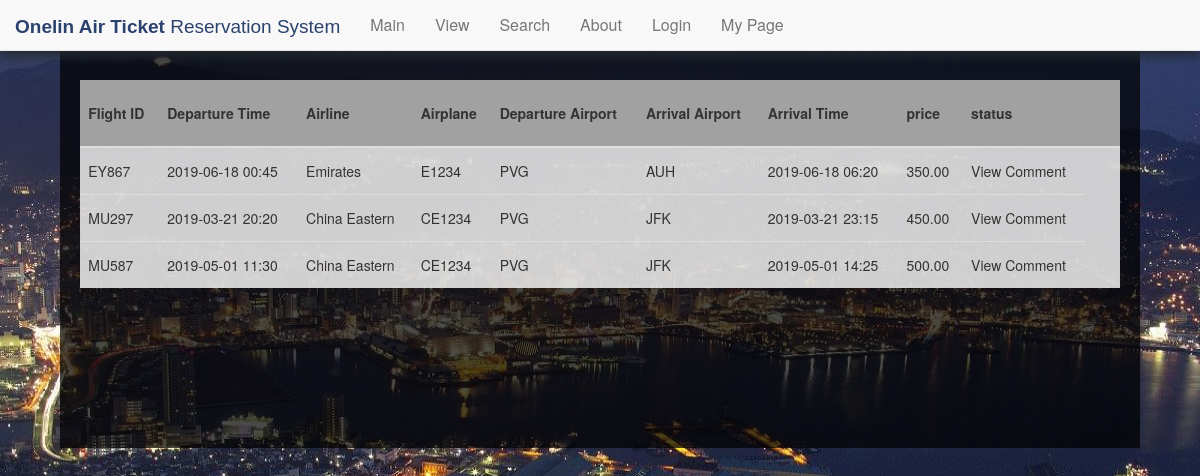
The page /view.php on the database its author committed.
### tables this page shows
create table Flight
	(f_id			varchar(10),
	 d_date_time	varchar(25),
	 al_name		varchar(25),
	 ap_id			varchar(10),
	 d_airport		varchar(25),
	 a_airport		varchar(25),
	 a_date_time	varchar(25),
	 base_price		numeric(6,2),
	 status			varchar(10),

	 primary key (f_id, d_date_time, al_name),
	 foreign key (al_name) references Airline(al_name)
		on delete cascade,
	 foreign key (ap_id) references Airplane(ap_id)
	 	on delete set null,
	 foreign key (d_airport) references Airport(airport_name)
	 	on delete set null,
	 foreign key (a_airport) references Airport(airport_name)
	 	on delete set null
	);

### view.php (the view, shortened to what this page needs)
<?php
  print <<<EOT
  <!doctype html>
  <html lang="en">
     <head>
        <meta charset="utf-8">
        <meta name="viewport" content="width=device-width, initial-scale=1, shrink-to-fit=no">
        <title>Online Air Ticket Reservation System</title>
        <link rel="shortcut icon" href="img/icon/web_icon.png" type="image/x-icon"/>
        <link href="files/css/index.css" rel="stylesheet" type="text/css">
        <link href="https://maxcdn.bootstrapcdn.com/bootstrap/3.3.7/css/bootstrap.min.css" rel="stylesheet">
        <!--[if lt IE 9]>
           <script src="https://oss.maxcdn.com/libs/html5shiv/3.7.0/html5shiv.js"></script>
           <script src="https://oss.maxcdn.com/libs/respond.js/1.3.0/respond.min.js"></script>
        <![endif]-->
     </head>
     <body background="img/background.jpg" class="index-background">
        <div id="nav">
            <public-header></public-header>
        </div>
        <div class="content-box">
            <br/><br/><br/><br/>
            <div class="container" style="width: 100%">
              <div class="row" style="width: 99%; margin:0 auto;">
                <table class="table table-hover view-table" >
                  <thead style="background-color: #a1a1a1">
                    <tr>
                      <th class="view-table-head">Flight ID</th>
                      <th class="view-table-head">Departure Time</th>
                      <th class="view-table-head">Airline</th>
                      <th class="view-table-head">Airplane</th>
                      <th class="view-table-head">Departure Airport</th>
                      <th class="view-table-head">Arrival Airport</th>
                      <th class="view-table-head">Arrival Time</th>
                      <th class="view-table-head">price</th>
                      <th class="view-table-head">status</th>
                      <th class="view-table-head"></th>
                      <th class="view-table-head"></th>
                    </tr>
                  </thead>
                  <tbody>
EOT;
?>
<?php
                  $conn = new mysqli("localhost","solidifiedray","Ray826589!","solidifiedray") or die("Connect failed: %s\n". $conn -> error);
                  $sql = "SELECT * FROM Flight";
                  $result = $conn->query($sql);
                  if ($result-> num_rows>0){
                          while ($row = $result -> fetch_assoc()){
                            $sql1 = "SELECT seat FROM Flight NATURAL JOIN Airplane WHERE f_id = '{$row["f_id"]}'";
                            $conn1 = $conn->query($sql1);
                            $tot_ticket = mysqli_fetch_array($conn1);
                            $sql2 = "SELECT COUNT(t_id) FROM Flight NATURAL JOIN Ticket WHERE f_id = '{$row["f_id"]}' and d_date_time='{$row["d_date_time"]}'";
                            $conn2 = $conn->query($sql2);
                            $num_sold = mysqli_fetch_array($conn2);
                            if ($num_sold[0] != 0){
                              $percent = $num_sold[0]/$tot_ticket[0];
                              if($percent > 0.7){
                                $price = 1.2*$row["base_price"];
                              }else{
                                $price = $row["base_price"];
                              }
                            }else{
                              $price = $row["base_price"];
                            }
                            echo "<tr>
                                      <td class='view-table-td'>".$row["f_id"]."</td>
                                      <td class='view-table-td'>".$row["d_date_time"]."</td>
                                      <td class='view-table-td'>".$row["al_name"]."</td>
                                      <td class='view-table-td'>".$row["ap_id"]."</td>
                                      <td class='view-table-td'>".$row["d_airport"]."</td>
                                      <td class='view-table-td'>".$row["a_airport"]."</td>
                                      <td class='view-table-td'>".$row["a_date_time"]."</td>
                                      <td class='view-table-td'>".number_format($price, 2, '.', ' ')."</td>
                                      <td class='view-table-td'>"."View Comment"."</td>
                                  </tr>";
                          }
                          echo "</table>";
                  }
print <<<EOT
                  </tbody>
                </table>
              </div>
            </div>
            <br/><br/><br/><br/><br/><br/><br/>
        </div>
        <script src="https://code.jquery.com/jquery.js"></script>
        <script src="components/navigation.js?v=1.1"></script>
     </body>
  </html>
EOT;
?>

### files/css/index.css (style rules this page uses)
.index-background { background-repeat:no-repeat; background-attachment:fixed; background-position: center; background-size:100% 100%; }
.content-box { width: 90%; margin:0 auto; background-color: rgba(0,0,0,0.7); }
.view-table { background-color: rgba(255,255,255,0.8); }
.view-table-head { line-height: 50px !important; }
.view-table-td { line-height: 30px !important; }

### rows shown on the page
flight: f "EY867", d_date_time "2019-06-18 00:45", al_name "Emirates", ap "E1234", d_airport "PVG", a_airport "AUH", a_date_time "2019-06-18 06:20", base_price "350.00"
flight: f "MU297", d_date_time "2019-03-21 20:20", al_name "China Eastern", ap "CE1234", d_airport "PVG", a_airport "JFK", a_date_time "2019-03-21 23:15", base_price "450.00"
flight: f "MU587", d_date_time "2019-05-01 11:30", al_name "China Eastern", ap "CE1234", d_airport "PVG", a_airport "JFK", a_date_time "2019-05-01 14:25", base_price "500.00"
